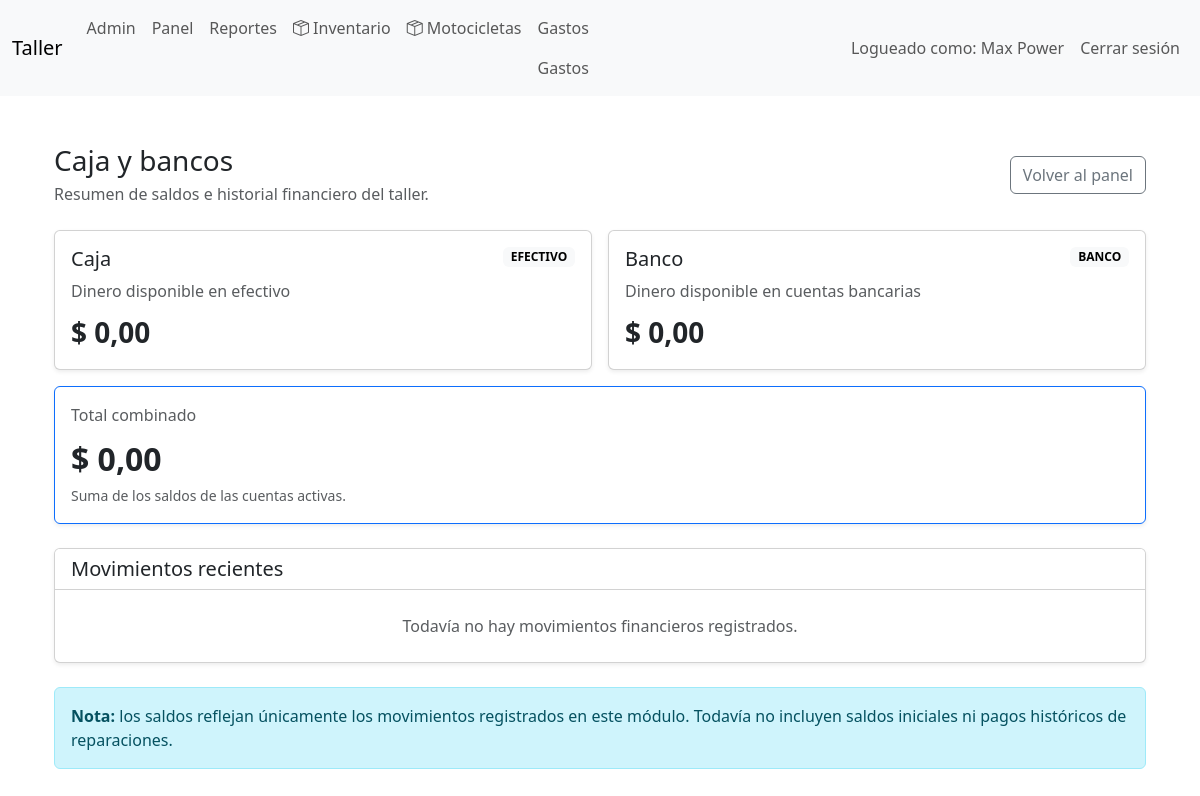
The page /index.php?controller=finance&action=index (signed in) on the database as committed earlier.
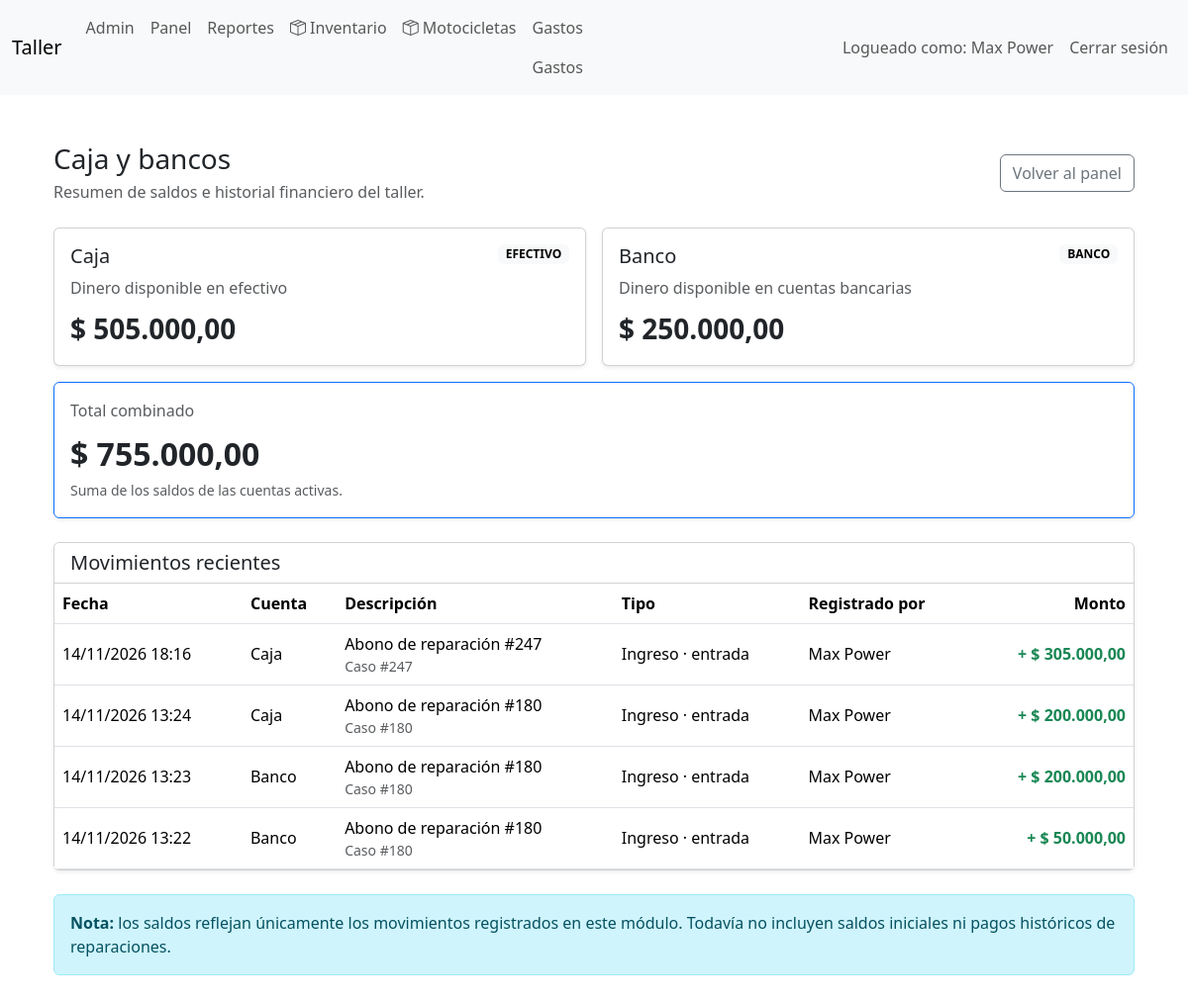
The same page on the database as committed later.
### tables this page shows
CREATE TABLE `cuentas_financieras` (
  `id` int(11) NOT NULL,
  `nombre` varchar(50) NOT NULL,
  `tipo` enum('caja','banco') NOT NULL,
  `activa` tinyint(1) NOT NULL DEFAULT 1,
  `fecha_creacion` datetime NOT NULL DEFAULT current_timestamp()
);

CREATE TABLE `movimientos_financieros` (
  `id` bigint(20) NOT NULL,
  `cuenta_id` int(11) NOT NULL,
  `tipo` enum('ingreso','egreso','apertura','transferencia','ajuste') NOT NULL,
  `sentido` enum('entrada','salida') NOT NULL,
  `monto` decimal(14,2) NOT NULL,
  `descripcion` varchar(255) NOT NULL,
  `fecha_movimiento` datetime NOT NULL DEFAULT current_timestamp(),
  `registrado_por` int(11) NOT NULL,
  `caso_id` int(11) DEFAULT NULL,
  `caso_referencia` varchar(255) DEFAULT NULL,
  `gasto_id` int(11) DEFAULT NULL,
  `referencia` varchar(100) DEFAULT NULL
);

CREATE TABLE `usuarios` (
  `id` int(11) NOT NULL,
  `nombre` varchar(150) NOT NULL,
  `usuario` varchar(100) NOT NULL,
  `contraseña_hash` varchar(255) NOT NULL,
  `rol` enum('admin','mecanico') NOT NULL DEFAULT 'mecanico',
  `fecha_creacion` datetime NOT NULL
);

### app/controllers/BaseController.php (called while the page is built, shortened)
<?php
abstract class BaseController
{
    protected function render(string $view, array $data = []): void
    {
        extract($data);
        require __DIR__ . '/../views/layouts/header.php';
        require __DIR__ . '/../views/' . $view . '.php';
        require __DIR__ . '/../views/layouts/footer.php';
    }
}

### app/controllers/FinanceController.php (called while the page is built, shortened)
<?php
require_once __DIR__ . '/../models/MovimientoFinanciero.php';
class FinanceController extends BaseController
{
    private MovimientoFinanciero $movimientoModel;
    public function __construct(PDO $pdo)
    {
        $this->movimientoModel = new MovimientoFinanciero($pdo);
    }
    public function index(): void
    {
        $resumen = $this->movimientoModel->resumen();
        $movimientos = $this->movimientoModel->movimientos(100);
        $this->render('finance/index', [
            'title' => 'Caja y bancos',
            'cuentas' => $resumen['cuentas'],
            'totalGeneral' => $resumen['total'],
            'movimientos' => $movimientos,
        ]);
    }
}

### app/models/BaseModel.php (called while the page is built, shortened)
<?php
class BaseModel
{
    public function __construct(PDO $pdo)
    {
        $this->db = $pdo;
    }
}

### app/models/MovimientoFinanciero.php (called while the page is built, shortened)
<?php
class MovimientoFinanciero extends BaseModel
{
    public function resumen(): array
    {
        $sql = "
            SELECT
                c.id,
                c.nombre,
                c.tipo,
                COALESCE(
                    SUM(
                        CASE
                            WHEN m.sentido = 'entrada' THEN m.monto
                            ELSE -m.monto
                        END
                    ),
                    0
                ) AS saldo
            FROM cuentas_financieras c
            LEFT JOIN movimientos_financieros m
                ON m.cuenta_id = c.id
            WHERE c.activa = 1
            GROUP BY c.id, c.nombre, c.tipo
            ORDER BY c.id
        ";
        $cuentas = $this->db->query($sql)->fetchAll(PDO::FETCH_ASSOC);
        $total = 0.0;
        foreach ($cuentas as &$cuenta) {
            $cuenta['saldo'] = round((float)$cuenta['saldo'], 2);
            $total += $cuenta['saldo'];
        }
        return [
            'cuentas' => $cuentas,
            'total' => round($total, 2),
        ];
    }
    public function movimientos(int $limite = 100): array
    {
        $limite = max(1, min($limite, 500));
        $sql = "
            SELECT
                m.*,
                c.nombre AS cuenta_nombre,
                u.nombre AS usuario_nombre
            FROM movimientos_financieros m
            INNER JOIN cuentas_financieras c
                ON c.id = m.cuenta_id
            INNER JOIN usuarios u
                ON u.id = m.registrado_por
            ORDER BY m.fecha_movimiento DESC, m.id DESC
            LIMIT {$limite}
        ";
        return $this->db->query($sql)->fetchAll(PDO::FETCH_ASSOC);
    }
}

### app/views/finance/index.php (the view)
<?php
$formatCOP = static fn($valor): string =>
    '$ ' . number_format((float)$valor, 2, ',', '.');
?>
<div class="container-fluid py-4">
    <div class="d-flex flex-wrap justify-content-between align-items-center gap-3 mb-4">
        <div>
            <h1 class="h3 mb-1">Caja y bancos</h1>
            <p class="text-muted mb-0">
                Resumen de saldos e historial financiero del taller.
            </p>
        </div>
        <a href="index.php?controller=mechanic&action=dashboard"
           class="btn btn-outline-secondary">
            Volver al panel
        </a>
    </div>
    <div class="row g-3 mb-4">
        <?php foreach ($cuentas as $cuenta): ?>
            <div class="col-12 col-md-6">
                <div class="card h-100 shadow-sm">
                    <div class="card-body">
                        <div class="d-flex justify-content-between align-items-start">
                            <div>
                                <h2 class="h5 mb-2">
                                    <?= htmlspecialchars($cuenta['nombre'], ENT_QUOTES, 'UTF-8') ?>
                                </h2>
                                <p class="text-muted mb-2">
                                    <?= $cuenta['tipo'] === 'caja'
                                        ? 'Dinero disponible en efectivo'
                                        : 'Dinero disponible en cuentas bancarias' ?>
                                </p>
                            </div>
                            <span class="badge text-bg-light">
                                <?= $cuenta['tipo'] === 'caja' ? 'EFECTIVO' : 'BANCO' ?>
                            </span>
                        </div>
                        <div class="fs-3 fw-semibold">
                            <?= $formatCOP($cuenta['saldo']) ?>
                        </div>
                    </div>
                </div>
            </div>
        <?php endforeach; ?>
        <div class="col-12">
            <div class="card shadow-sm border-primary">
                <div class="card-body">
                    <div class="text-muted mb-2">Total combinado</div>
                    <div class="fs-2 fw-bold">
                        <?= $formatCOP($totalGeneral) ?>
                    </div>
                    <small class="text-muted">
                        Suma de los saldos de las cuentas activas.
                    </small>
                </div>
            </div>
        </div>
    </div>
    <div class="card shadow-sm">
        <div class="card-header bg-body">
            <h2 class="h5 mb-0">Movimientos recientes</h2>
        </div>
        <div class="card-body p-0">
            <?php if (empty($movimientos)): ?>
                <div class="p-4 text-center text-muted">
                    Todavía no hay movimientos financieros registrados.
                </div>
            <?php else: ?>
                <div class="table-responsive">
                    <table class="table table-hover align-middle mb-0">
                        <thead>
                            <tr>
                                <th>Fecha</th>
                                <th>Cuenta</th>
                                <th>Descripción</th>
                                <th>Tipo</th>
                                <th>Registrado por</th>
                                <th class="text-end">Monto</th>
                            </tr>
                        </thead>
                        <tbody>
                            <?php foreach ($movimientos as $movimiento): ?>
                                <tr>
                                    <td>
                                        <?= htmlspecialchars(
                                            date('d/m/Y H:i', strtotime($movimiento['fecha_movimiento'])),
                                            ENT_QUOTES,
                                            'UTF-8'
                                        ) ?>
                                    </td>
                                    <td>
                                        <?= htmlspecialchars($movimiento['cuenta_nombre'], ENT_QUOTES, 'UTF-8') ?>
                                    </td>
                                    <td>
                                        <?= htmlspecialchars($movimiento['descripcion'], ENT_QUOTES, 'UTF-8') ?>
                                        <?php if (!empty($movimiento['caso_referencia'])): ?>
                                            <div class="small text-muted">
                                                <?= htmlspecialchars($movimiento['caso_referencia'], ENT_QUOTES, 'UTF-8') ?>
                                            </div>
                                        <?php endif; ?>
                                    </td>
                                    <td>
                                        <?= htmlspecialchars(
                                            ucfirst($movimiento['tipo']) . ' · ' . $movimiento['sentido'],
                                            ENT_QUOTES,
                                            'UTF-8'
                                        ) ?>
                                    </td>
                                    <td>
                                        <?= htmlspecialchars($movimiento['usuario_nombre'], ENT_QUOTES, 'UTF-8') ?>
                                    </td>
                                    <td class="text-end text-nowrap fw-semibold">
                                        <span class="<?= $movimiento['sentido'] === 'entrada'
                                            ? 'text-success'
                                            : 'text-danger' ?>">
                                            <?= $movimiento['sentido'] === 'entrada' ? '+' : '−' ?>
                                            <?= $formatCOP($movimiento['monto']) ?>
                                        </span>
                                    </td>
                                </tr>
                            <?php endforeach; ?>
                        </tbody>
                    </table>
                </div>
            <?php endif; ?>
        </div>
    </div>
    <div class="alert alert-info mt-4 mb-0" role="alert">
        <strong>Nota:</strong> los saldos reflejan únicamente los movimientos
        registrados en este módulo. Todavía no incluyen saldos iniciales
        ni pagos históricos de reparaciones.
    </div>
</div>

### public/index.php (shortened to what this page needs)
<?php
require_once __DIR__ . '/../config/database.php';
$controller = $_GET['controller'] ?? 'auth';
$action = $_GET['action'] ?? ($controller === 'auth' ? 'login' : 'index');
$controller = preg_replace('/[^a-z0-9_]/i','', $controller);
$action = preg_replace('/[^a-z0-9_]/i','', $action);
$controllerClass = str_replace(
    ' ',
    '',
    ucwords(str_replace(['_', '-'], ' ', $controller))
) . 'Controller';
$controllerFile = __DIR__ . '/../app/controllers/' . $controllerClass . '.php';
if (file_exists($controllerFile)) {
    $ctrl = new $controllerClass($pdo);
    if (method_exists($ctrl, $action)) {
        $ctrl->{$action}();
    } else {
        http_response_code(404);
        echo "Accion no encontrada";
    }
} else {
    http_response_code(404);
    echo "Controlador no encontrado";
}

### app/views/layouts/header.php (shortened to what this page needs)
<!doctype html>
<html lang="es">
<head>
  <link href="https://cdn.jsdelivr.net/npm/bootstrap@5.3.2/dist/css/bootstrap.min.css" rel="stylesheet">
  <link rel="stylesheet" href="css/style.css?v=<?= time() ?>">
  <link
    rel="stylesheet"
    href="https://cdn.jsdelivr.net/npm/bootstrap-icons@1.11.3/font/bootstrap-icons.min.css">
</head>
<body>
  <nav class="navbar navbar-expand-lg navbar-light bg-light">
    <div class="container-fluid">
      <a class="navbar-brand" href="#">Taller</a>
      <div class="collapse navbar-collapse">
        <ul class="navbar-nav me-auto">
          <?php if (!empty($_SESSION['user_id'])): ?>
            <?php if (isset($_SESSION['user_role']) && $_SESSION['user_role'] === 'admin'): ?>
              <li class="nav-item"><a class="nav-link" href="index.php?controller=admin&action=dashboard">Admin</a></li>
            <?php endif; ?>
            <li class="nav-item"><a class="nav-link" href="index.php?controller=mechanic&action=dashboard">Panel</a></li>
            <li class="nav-item"><a class="nav-link" href="index.php?controller=report&action=form">Reportes</a></li>
            <li class="nav-item"><a class="nav-link" href="index.php?controller=inventory&action=index"><i class="bi bi-box-seam"></i> Inventario</a></li>
            <li class="nav-item"><a class="nav-link" href="index.php?controller=modelo_moto&action=index"><i class="bi bi-box-seam"></i> Motocicletas</a></li>
            <li class="nav-item">
    <a class="nav-link"
       href="index.php?controller=expense&action=index">
        Gastos
    </a>
<a class="nav-link"
       href="index.php?controller=finance&action=index">
        Gastos
    </a>
</li>
          <?php endif; ?>
        </ul>
        <ul class="navbar-nav">
          <?php if (!empty($_SESSION['user_id'])): ?>
            <li class="nav-item"><span class="nav-link">Logueado como: <?= htmlspecialchars($_SESSION['user_name']) ?></span></li>
            <li class="nav-item"><a class="nav-link" href="index.php?controller=auth&action=logout">Cerrar sesión</a></li>
          <?php endif; ?>
        </ul>
      </div>
    </div>
  </nav>
  <div class="container mt-4">

### app/views/layouts/footer.php (shortened to what this page needs)
</div>
</body>
</html>

### public/css/style.css (style rules this page uses)
body { padding-bottom: 40px; }

Rows that differ between the two databases and show on the page:
computed for cuentas_financieras "Caja": saldo "$ 0,00" → "$ 505.000,00"
computed for cuentas_financieras "Banco": saldo "$ 0,00" → "$ 250.000,00"
added movimientos_financieros: fecha_movimiento "14/11/2026 18:16", cuenta.nombre "Caja", descripcion "Abono de reparación #247", caso_referencia "Caso #247", tipo+sentido "Ingreso · entrada", registrado_por.nombre "Max Power", monto "$ 305.000,00"
added movimientos_financieros: fecha_movimiento "14/11/2026 13:24", cuenta.nombre "Caja", descripcion "Abono de reparación #180", caso_referencia "Caso #180", tipo+sentido "Ingreso · entrada", registrado_por.nombre "Max Power", monto "$ 200.000,00"
added movimientos_financieros: fecha_movimiento "14/11/2026 13:23", cuenta.nombre "Banco", descripcion "Abono de reparación #180", caso_referencia "Caso #180", tipo+sentido "Ingreso · entrada", registrado_por.nombre "Max Power", monto "$ 200.000,00"
added movimientos_financieros: fecha_movimiento "14/11/2026 13:22", cuenta.nombre "Banco", descripcion "Abono de reparación #180", caso_referencia "Caso #180", tipo+sentido "Ingreso · entrada", registrado_por.nombre "Max Power", monto "$ 50.000,00"
Other text that changed with them:
$formatCOP($totalGeneral): "$ 0,00" → "$ 755.000,00"
text no longer shown: "Todavía no hay movimientos financieros registrados."
text now shown: "Fecha Cuenta Descripción Tipo Registrado por Monto"
